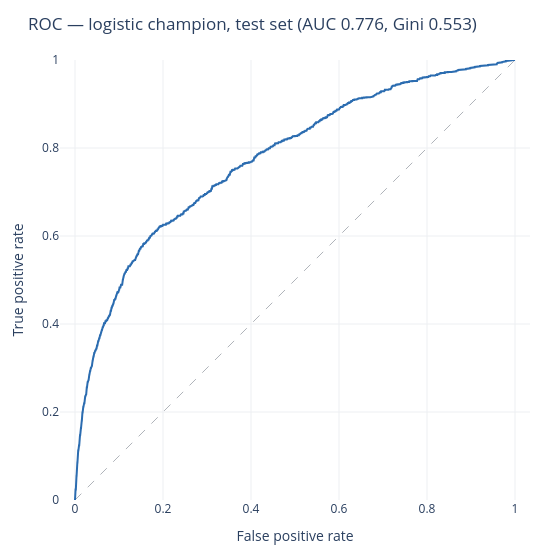

Write notebook code for a chart like this one.
### Code cell
fpr, tpr, thr = roc_curve(y_true, y_score)

fig = go.Figure()
fig.add_trace(
    go.Scatter(
        x=[0, 1],
        y=[0, 1],
        mode="lines",
        hoverinfo="skip",
        line={"color": "#B0B4BA", "width": 1, "dash": "dash"},
        showlegend=False,
    )
)
fig.add_trace(
    go.Scatter(
        x=fpr,
        y=tpr,
        mode="lines",
        customdata=thr,
        line={"color": "#2B6CB0", "width": 2},
        showlegend=False,
        hovertemplate="FPR %{x:.3f}<br>TPR %{y:.3f}"
        "<br>threshold %{customdata:.3f}<extra></extra>",
    )
)
fig.update_layout(
    title=f"ROC — logistic champion, test set (AUC {auc:.3f}, Gini {2 * auc - 1:.3f})",
    xaxis={
        "title": "False positive rate",
        "range": [0, 1],
        "gridcolor": "#EDEFF2",
        "zeroline": False,
    },
    yaxis={
        "title": "True positive rate",
        "range": [0, 1],
        "gridcolor": "#EDEFF2",
        "zeroline": False,
        "scaleanchor": "x",
        "scaleratio": 1,
    },
    template="plotly_white",
    width=560,
    height=560,
    margin={"l": 60, "r": 30, "t": 60, "b": 60},
)
fig.show()

### Figure 1 — Plotly figure (JSON) as saved in the notebook; plotly's stock layout.template omitted (floating-point values rounded to 4 significant figures; data arrays with more than 128 entries replaced by an {"elided": "..."} marker saying what was removed)
{"data": [{"hoverinfo": "skip", "line": {"color": "#B0B4BA", "dash": "dash", "width": 1}, "mode": "lines", "showlegend": false, "type": "scatter", "x": [0, 1], "y": [0, 1]}, {"customdata": {"elided": "1674 float values"}, "hovertemplate": "FPR %{x:.3f}<br>TPR %{y:.3f}<br>threshold %{customdata:.3f}<extra></extra>", "line": {"color": "#2B6CB0", "width": 2}, "mode": "lines", "showlegend": false, "type": "scatter", "x": {"elided": "1674 float values"}, "y": {"elided": "1674 float values"}}], "layout": {"height": 560, "margin": {"b": 60, "l": 60, "r": 30, "t": 60}, "title": {"text": "ROC — logistic champion, test set (AUC 0.776, Gini 0.553)"}, "width": 560, "xaxis": {"gridcolor": "#EDEFF2", "range": [0, 1], "title": {"text": "False positive rate"}, "zeroline": false}, "yaxis": {"gridcolor": "#EDEFF2", "range": [0, 1], "scaleanchor": "x", "scaleratio": 1, "title": {"text": "True positive rate"}, "zeroline": false}}}
